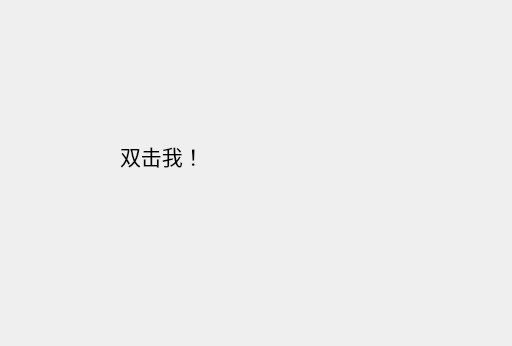
<?xml version="1.0" encoding="UTF-8"?>
<ui version="4.0">
 <class>Widget</class>
 <widget class="QWidget" name="Widget">
  <property name="geometry">
   <rect>
    <x>0</x>
    <y>0</y>
    <width>512</width>
    <height>346</height>
   </rect>
  </property>
  <property name="windowTitle">
   <string>事件与信号——进阶</string>
  </property>
  <widget class="TMyLabel" name="label">
   <property name="geometry">
    <rect>
     <x>120</x>
     <y>140</y>
     <width>241</width>
     <height>31</height>
    </rect>
   </property>
   <property name="font">
    <font>
     <pointsize>16</pointsize>
     <bold>false</bold>
    </font>
   </property>
   <property name="text">
    <string>双击我！</string>
   </property>
  </widget>
 </widget>
 <customwidgets>
  <customwidget>
   <class>TMyLabel</class>
   <extends>QLabel</extends>
   <header location="global">tmylabel.h</header>
  </customwidget>
 </customwidgets>
 <resources/>
 <connections/>
</ui>
